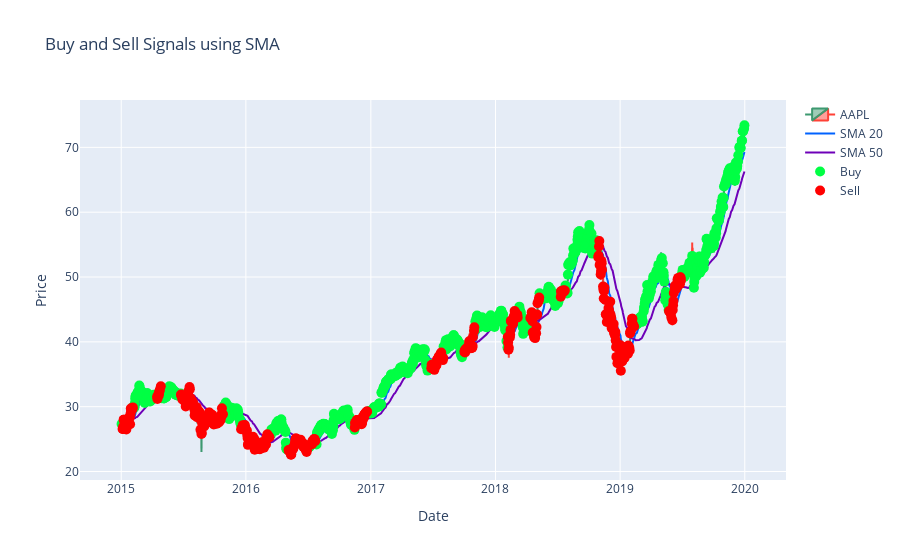

Notebook code for this chart:
### Code cell
sma_positions_buy_df = sma_stock_df.copy()[sma_stock_df['sma_signal'] == 1]
sma_positions_sell_df = sma_stock_df.copy()[sma_stock_df['sma_signal'] == 0]
sma_pos_fig = plotMA(sma_stock_df, 'sma')
sma_pos_fig = plotSignals(sma_pos_fig, sma_positions_buy_df, sma_positions_sell_df, 'sma', 0)
sma_pos_fig.show()

### Figure 1 — Plotly figure (JSON) as saved in the notebook; plotly's stock layout.template omitted (floating-point values rounded to 4 significant figures; data arrays with more than 128 entries replaced by an {"elided": "..."} marker saying what was removed)
{"data": [{"close": {"elided": "1258 float values"}, "high": {"elided": "1258 float values"}, "low": {"elided": "1258 float values"}, "name": "AAPL", "open": {"elided": "1258 float values"}, "type": "candlestick", "x": {"elided": "1258 str values"}}, {"line": {"color": "#0062ff", "width": 2}, "name": "SMA 20", "type": "scatter", "x": {"elided": "1258 str values"}, "y": {"elided": "1258 float values"}}, {"line": {"color": "#6e00b8", "width": 2}, "name": "SMA 50", "type": "scatter", "x": {"elided": "1258 str values"}, "y": {"elided": "1258 float values"}}, {"marker": {"color": "#00ff44", "size": 10, "symbol": "circle"}, "mode": "markers", "name": "Buy", "type": "scatter", "x": {"elided": "817 str values"}, "y": {"elided": "817 float values"}}, {"marker": {"color": "#ff0000", "size": 10, "symbol": "circle"}, "mode": "markers", "name": "Sell", "type": "scatter", "x": {"elided": "441 str values"}, "y": {"elided": "441 float values"}}], "layout": {"title": {"text": "Buy and Sell Signals using SMA"}, "xaxis": {"rangeslider": {"visible": false}, "title": {"text": "Date"}}, "yaxis": {"title": {"text": "Price"}}}}
